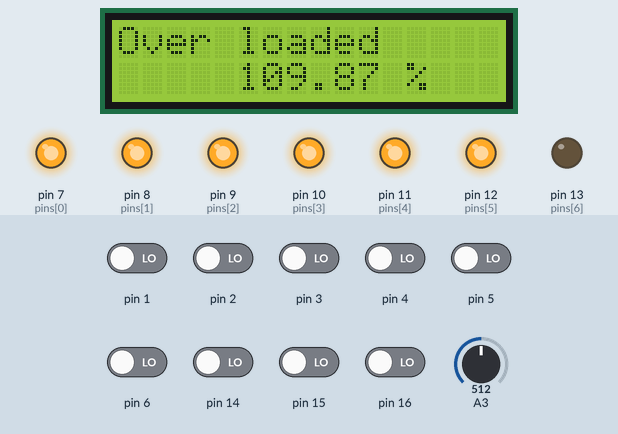
Simulated run of this sketch. Board: Arduino Uno, built with avr-gcc and run on an emulated ATmega328P. Parts: 16×2 character LCD, output pins drawn as LEDs (lit = HIGH). Inputs (shaded band) come from the test bench; at power-on: pin 1–6, pin 14–16 LOW, A3 = 512.

Above: at 2.2 s.
2.3 s: A3 set to 241
At 3.5 s:
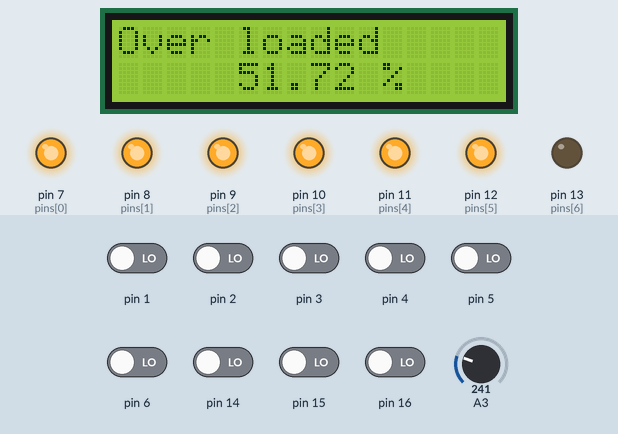
3.8 s: A3 set to 221
At 4.4 s:
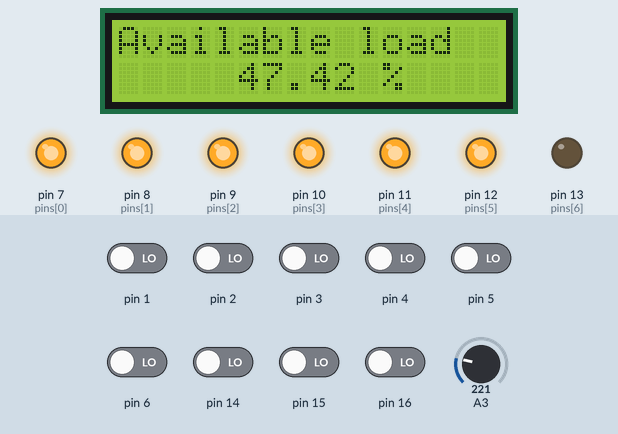
5.3 s: pin 1 driven HIGH
At 5.9 s:
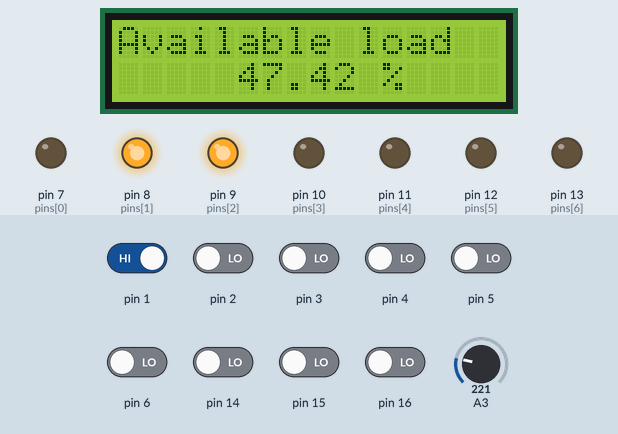
6.8 s: pin 2 driven HIGH
At 7.7 s:
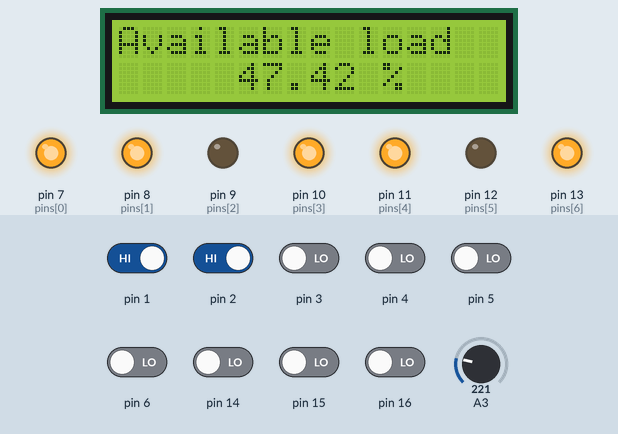
8.3 s: pin 3 driven HIGH
At 9.2 s:
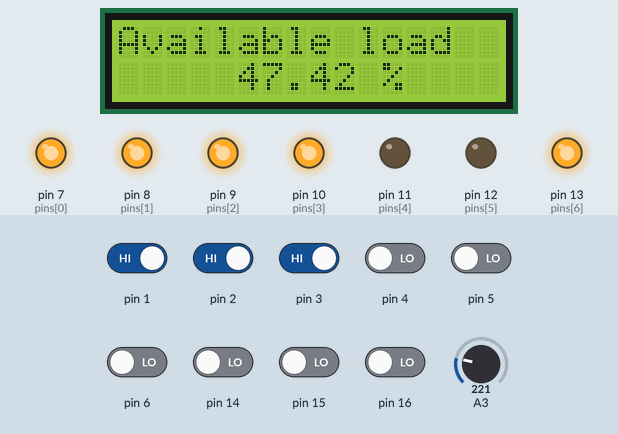
9.8 s: pin 4 driven HIGH
At 11.1 s:
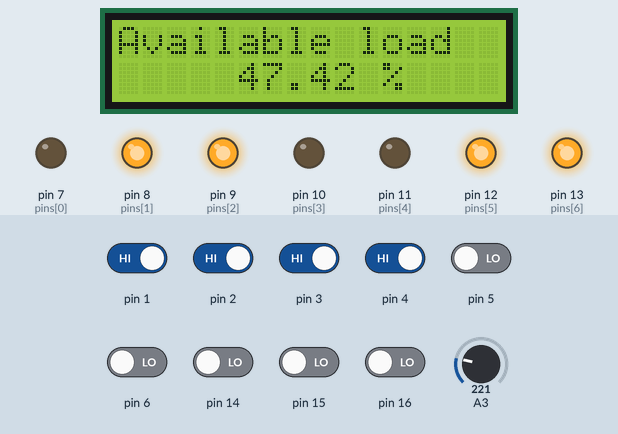
Timing chart, 0 to 12.3 s (numbered marks = the images above; inputs shaded):
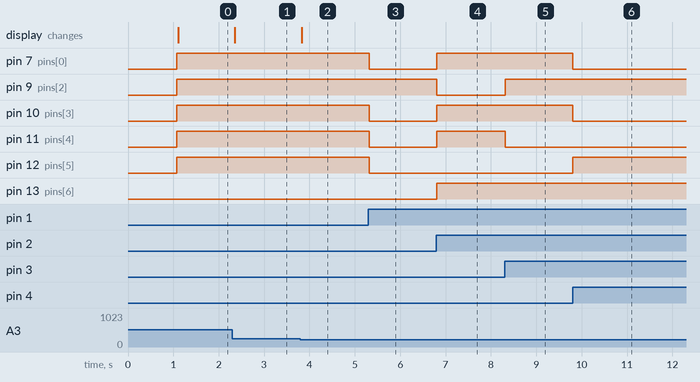

The sketch:

Elevator.ino
```cpp
// C++ code
//
#include <LiquidCrystal_I2C.h>
LiquidCrystal_I2C lcd(0x27,16,2);

const byte pins[8]={7,8,9,10,11,12,13};
const byte disp[10][7] = {
  {1, 1, 1, 1, 1, 1, 0}, // 0
  {0, 1, 1, 0, 0, 0, 0}, // 1
  {1, 1, 0, 1, 1, 0, 1}, // 2
  {1, 1, 1, 1, 0, 0, 1}, // 3
  {0, 1, 1, 0, 0, 1, 1}, // 4
  {1, 0, 1, 1, 0, 1, 1}, // 5
  {1, 0, 1, 1, 1, 1, 1}, // 6
  {1, 1, 1, 0, 0, 0, 0}, // 7
  {1, 1, 1, 1, 1, 1, 1}, // 8
  {1, 1, 1, 1, 0, 1, 1} // 9
};
float reading = 0.0,force=0.0;
long d=0,t=0;
byte buttonstate=0;
bool button_reading=0;

void presNum(byte num){
  for(int i=0;i<sizeof(pins);i++)
    digitalWrite(*(pins+i),*(*(disp+num)+i));
}

void setup()
{
  for(int i=0;i<8;i++)
    pinMode(pins[i],OUTPUT);
  for(int i=0;i<7;i++)
    pinMode(i,INPUT);
  //Serial.begin(9600);
  lcd.init();
  lcd.backlight();
  lcd.print("Loading ......");
  delay(1000);
  lcd.clear();
  presNum(7);
}

void loop()
{
  for(byte ii=1;ii<10;ii++){
    button_reading = digitalRead((ii>6)?(ii+7):ii);
    if(button_reading)buttonstate=ii*button_reading;
  }
  presNum(buttonstate);
  reading =(analogRead(A3)/466.)*100;
  lcd.home();
  if(reading < 50.0)
  lcd.print("Available load");
  else
  lcd.print("Over loaded    ");

  lcd.setCursor(5,1);
  lcd.print(String(reading)+" %  ");


}
```

Measured:
- the behaviour switches between 233 and 232 on A3 (found by bisection; images 1 and 2)
- after the input at 2.3 s, the display: changes after 0.05 s (image 1)
- after the input at 3.8 s, the display: changes at once (image 2)
- after the input at 5.3 s, pin 7 (pins[0]), pin 10 (pins[3]), pin 11 (pins[4]), pin 12 (pins[5]): HIGH → LOW at once
- after the input at 6.8 s, pin 7 (pins[0]), pin 10 (pins[3]), pin 11 (pins[4]), pin 13 (pins[6]): LOW → HIGH at once; pin 9 (pins[2]): HIGH → LOW at once
- after the input at 8.3 s, pin 9 (pins[2]): LOW → HIGH at once; pin 11 (pins[4]): HIGH → LOW at once
- after the input at 9.8 s, pin 7 (pins[0]), pin 10 (pins[3]): HIGH → LOW at once; pin 12 (pins[5]): LOW → HIGH at once
